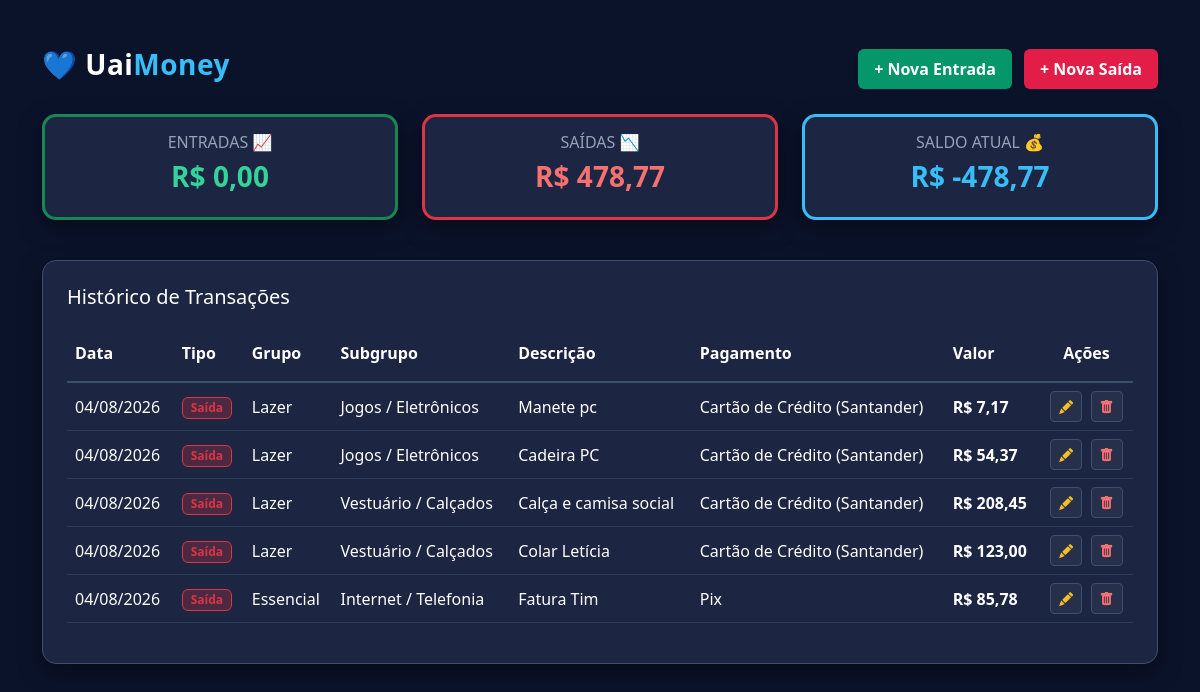
Page /view/dashboard.php on the earlier database version.
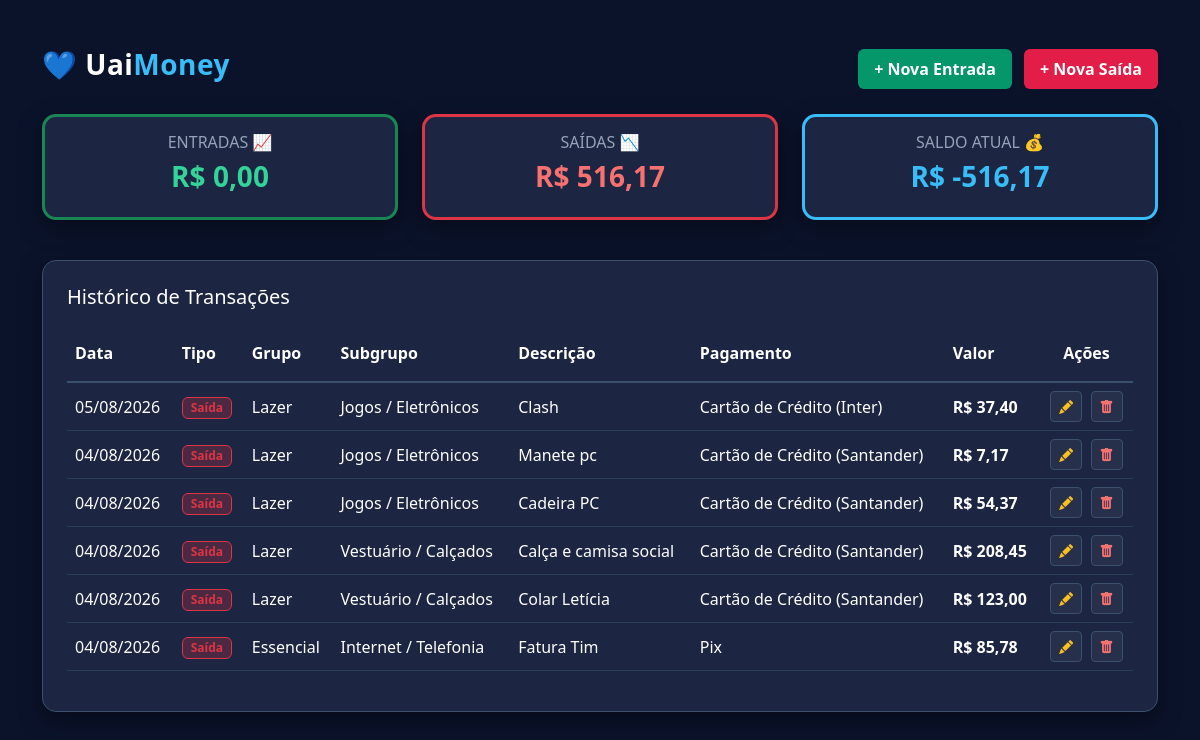
Same page on the later database version.
### tables this page shows
CREATE TABLE transacoes (
        id INTEGER PRIMARY KEY AUTOINCREMENT,
        tipo TEXT NOT NULL,
        data TEXT NOT NULL,
        valor REAL NOT NULL,
        grupo TEXT,
        subgrupo TEXT NOT NULL,
        forma_pagamento TEXT,
        banco_cartao TEXT,
        descricao TEXT
    );

### view/dashboard.php (the view, shortened to what this page needs)
<?php
include '../db/conexao.php';
$entradas = 0;
$saidas = 0;
$saldo = 0;
$transacoes = [];
try {
    $sql = "SELECT * FROM transacoes ORDER BY data DESC, id DESC";
    $stmt = $pdo->query($sql);
    $transacoes = $stmt->fetchAll(PDO::FETCH_ASSOC);
    foreach ($transacoes as $t) {
        if ($t['tipo'] === 'Entrada') {
            $entradas += $t['valor'];
        } else {
            $saidas += $t['valor'];
        }
    }
    $saldo = $entradas - $saidas;
} catch (Exception $e) {
    $erro = "Erro ao carregar transações: " . $e->getMessage();
}
?>
<!DOCTYPE html>
<html lang="pt-PT">
<head>
    <link href="https://cdn.jsdelivr.net/npm/bootstrap@5.3.0/dist/css/bootstrap.min.css" rel="stylesheet">
    <link rel="stylesheet" href="https://cdn.jsdelivr.net/npm/bootstrap-icons@1.10.5/font/bootstrap-icons.css">
</head>
<body>
    <div class="container mt-5 mb-5">
        <div class="row align-items-center mb-4">
            <div class="col-md-6">
                <h2 class="navbar-brand fs-3">💙 Uai<span style="color: #38bdf8;">Money</span></h2>
            </div>
            <div class="col-md-6 text-md-end mt-3 mt-md-0">
                <a href="../entradas/nova_entrada.php" class="btn btn-success me-2 px-3 py-2 shadow-sm">+ Nova Entrada</a>
                <a href="../saidas/nova_saida.php" class="btn btn-danger px-3 py-2 shadow-sm">+ Nova Saída</a>
            </div>
        </div>
        <div class="row mb-4">
            <div class="col-md-4 mb-3">
                <div class="card card-custom p-3 text-center border-top border-success border-3">
                    <h6 class="text-uppercase fs-6 texto-auxiliar mb-2">Entradas 📈</h6>
                    <h3 class="texto-verde">R$ <?php echo number_format($entradas, 2, ',', '.'); ?></h3>
                </div>
            </div>
            <div class="col-md-4 mb-3">
                <div class="card card-custom p-3 text-center border-top border-danger border-3">
                    <h6 class="text-uppercase fs-6 texto-auxiliar mb-2">Saídas 📉</h6>
                    <h3 class="texto-vermelho">R$ <?php echo number_format($saidas, 2, ',', '.'); ?></h3>
                </div>
            </div>
            <div class="col-md-4 mb-3">
                <div class="card card-custom p-3 text-center border-top border-3"
                    style="border-color: #38bdf8 !important;">
                    <h6 class="text-uppercase fs-6 texto-auxiliar mb-2">Saldo Atual 💰</h6>
                    <h3 class="texto-azul">R$ <?php echo number_format($saldo, 2, ',', '.'); ?></h3>
                </div>
            </div>
        </div>
        <div class="card card-custom p-4">
            <h4 class="mb-3 fs-5 text-white">Histórico de Transações</h4>
            <div class="table-responsive">
                <table class="table align-middle">
                    <thead>
                        <tr style="border-bottom: 2px solid #3a506b;">
                            <th class="py-3 text-white">Data</th>
                            <th class="py-3 text-white">Tipo</th>
                            <th class="py-3 text-white">Grupo</th>
                            <th class="py-3 text-white">Subgrupo</th>
                            <th class="py-3 text-white">Descrição</th>
                            <th class="py-3 text-white">Pagamento</th>
                            <th class="py-3 text-white">Valor</th>
                            <th class="text-center py-3 text-white">Ações</th>
                        </tr>
                    </thead>
                    <tbody>
                        <?php if (count($transacoes) > 0): ?>
                            <?php foreach ($transacoes as $t): ?>
                                <tr>
                                    <td><?php echo date('d/m/Y', strtotime($t['data'])); ?></td>
                                    <td>
                                        <?php if ($t['tipo'] == 'Entrada'): ?>
                                            <span
                                                class="badge bg-success bg-opacity-25 text-success border border-success px-2 py-1">Entrada</span>
                                        <?php else: ?>
                                            <span
                                                class="badge bg-danger bg-opacity-25 text-danger border border-danger px-2 py-1">Saída</span>
                                        <?php endif; ?>
                                    </td>
                                    <td><?php echo htmlspecialchars($t['grupo']); ?></td>
                                    <td><?php echo htmlspecialchars($t['subgrupo']); ?></td>
                                    <td><?php echo htmlspecialchars($t['descricao']); ?></td>
                                    <td>
                                        <?php
                                        echo htmlspecialchars($t['forma_pagamento']);
                                        if (!empty($t['banco_cartao'])) {
                                            echo " (" . htmlspecialchars($t['banco_cartao']) . ")";
                                        }
                                        ?>
                                    </td>
                                    <td class="<?php echo ($t['tipo'] == 'Entrada') ? 'texto-verde' : 'texto-vermelho'; ?>">
                                        R$ <?php echo number_format($t['valor'], 2, ',', '.'); ?>
                                    </td>
                                    <td class="text-center">
                                        <a href="../acoes/editar.php?id=<?php echo $t['id']; ?>"
                                            class="btn btn-sm btn-action-edit me-1" title="Editar">
                                            <i class="bi bi-pencil-fill"></i>
                                        </a>
                                        <a href="../acoes/deletar.php?id=<?php echo $t['id']; ?>"
                                            class="btn btn-sm btn-action-delete" title="Apagar"
                                            onclick="return confirm('Tem a certeza de que quer apagar este registo, Uai?');">
                                            <i class="bi bi-trash-fill"></i>
                                        </a>
                                    </td>
                                </tr>
                            <?php endforeach; ?>
                        <?php endif; ?>
                    </tbody>
                </table>
            </div>
        </div>
    </div>
</body>
</html>

### view/dashboard.php (style rules this page uses)
body { background-color: #0b132b; color: #ffffff; font-family: 'Segoe UI', Tahoma, Geneva, Verdana, sans-serif; }
.card-custom { border-radius: 14px; background-color: #1c2541; border: 1px solid #3a506b; box-shadow: 0 8px 24px rgba(0, 0, 0, 0.4); }
.texto-auxiliar { color: #94a3b8 !important; font-weight: 500; }
.table { color: #ffffff; background-color: transparent !important; }
.table th, .table td { background-color: transparent !important; color: #ffffff; border-color: #2b3e55 !important; }
.texto-verde { color: #34d399; font-weight: bold; }
.texto-vermelho { color: #f87171; font-weight: bold; }
.texto-azul { color: #38bdf8; font-weight: bold; }
.btn-success { background-color: #059669; border: none; font-weight: 600; }
.btn-danger { background-color: #e11d48; border: none; font-weight: 600; }
.btn-action-edit { background-color: rgba(255, 255, 255, 0.05); color: #fbbf24; border: 1px solid #3a506b; }
.btn-action-delete { background-color: rgba(255, 255, 255, 0.05); color: #f87171; border: 1px solid #3a506b; }
.navbar-brand { font-weight: bold; color: #ffffff; letter-spacing: 0.5px; }

Differences in the rows shown:
added transacoes: data "05/08/2026", tipo "Saída", grupo "Lazer", subgrupo "Jogos / Eletrônicos", descricao "Clash", forma_pagamento "Cartão de Crédito", banco_cartao "Inter", valor "37,40"
Other differences:
$saidas: "478,77" → "516,17"
$saldo: "-478,77" → "-516,17"
